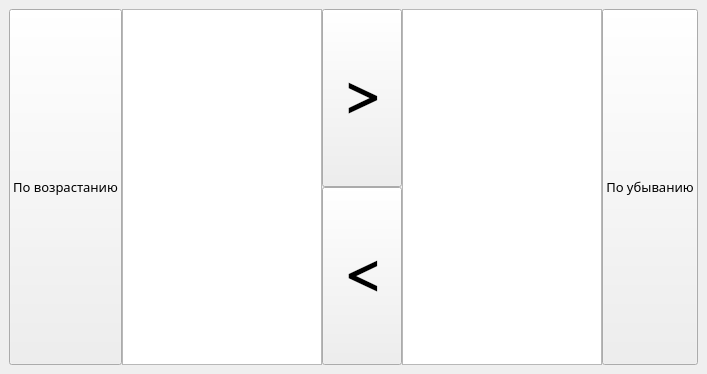
<?xml version="1.0" encoding="UTF-8"?>
<ui version="4.0">
 <class>MainWindow</class>
 <widget class="QMainWindow" name="MainWindow">
  <property name="geometry">
   <rect>
    <x>0</x>
    <y>0</y>
    <width>684</width>
    <height>374</height>
   </rect>
  </property>
  <property name="windowTitle">
   <string>ListWidget</string>
  </property>
  <widget class="QWidget" name="centralwidget">
   <layout class="QGridLayout" name="gridLayout_2">
    <item row="0" column="0">
     <layout class="QGridLayout" name="gridLayout" columnminimumwidth="0,200,0,0,0,200,0">
      <property name="sizeConstraint">
       <enum>QLayout::SetDefaultConstraint</enum>
      </property>
      <property name="spacing">
       <number>0</number>
      </property>
      <item row="1" column="1" rowspan="3">
       <widget class="QListWidget" name="WindowLeft">
        <property name="sizeIncrement">
         <size>
          <width>0</width>
          <height>0</height>
         </size>
        </property>
        <property name="selectionMode">
         <enum>QAbstractItemView::MultiSelection</enum>
        </property>
        <property name="isWrapping" stdset="0">
         <bool>false</bool>
        </property>
        <property name="resizeMode">
         <enum>QListView::Fixed</enum>
        </property>
        <property name="layoutMode">
         <enum>QListView::SinglePass</enum>
        </property>
        <property name="spacing">
         <number>0</number>
        </property>
        <property name="gridSize">
         <size>
          <width>1</width>
          <height>27</height>
         </size>
        </property>
        <property name="viewMode">
         <enum>QListView::ListMode</enum>
        </property>
        <property name="uniformItemSizes">
         <bool>false</bool>
        </property>
        <property name="batchSize">
         <number>200</number>
        </property>
        <property name="wordWrap">
         <bool>false</bool>
        </property>
       </widget>
      </item>
      <item row="2" column="3">
       <widget class="QPushButton" name="ButtonToRight">
        <property name="sizePolicy">
         <sizepolicy hsizetype="Minimum" vsizetype="Expanding">
          <horstretch>0</horstretch>
          <verstretch>0</verstretch>
         </sizepolicy>
        </property>
        <property name="font">
         <font>
          <family>Symbol</family>
          <pointsize>40</pointsize>
          <weight>75</weight>
          <bold>true</bold>
         </font>
        </property>
        <property name="text">
         <string>&gt;</string>
        </property>
       </widget>
      </item>
      <item row="3" column="2" colspan="2">
       <widget class="QPushButton" name="ButtonToLeft">
        <property name="sizePolicy">
         <sizepolicy hsizetype="Minimum" vsizetype="Expanding">
          <horstretch>0</horstretch>
          <verstretch>0</verstretch>
         </sizepolicy>
        </property>
        <property name="font">
         <font>
          <family>Symbol</family>
          <pointsize>40</pointsize>
          <weight>75</weight>
          <bold>true</bold>
         </font>
        </property>
        <property name="text">
         <string>&lt;</string>
        </property>
       </widget>
      </item>
      <item row="1" column="5" rowspan="3">
       <widget class="QListWidget" name="WindowRight">
        <property name="selectionMode">
         <enum>QAbstractItemView::MultiSelection</enum>
        </property>
        <property name="isWrapping" stdset="0">
         <bool>false</bool>
        </property>
        <property name="resizeMode">
         <enum>QListView::Fixed</enum>
        </property>
        <property name="layoutMode">
         <enum>QListView::SinglePass</enum>
        </property>
        <property name="spacing">
         <number>0</number>
        </property>
        <property name="gridSize">
         <size>
          <width>1</width>
          <height>27</height>
         </size>
        </property>
        <property name="viewMode">
         <enum>QListView::ListMode</enum>
        </property>
        <property name="uniformItemSizes">
         <bool>false</bool>
        </property>
        <property name="batchSize">
         <number>200</number>
        </property>
        <property name="wordWrap">
         <bool>false</bool>
        </property>
       </widget>
      </item>
      <item row="1" column="6" rowspan="3">
       <widget class="QPushButton" name="ButtonSortDescending">
        <property name="sizePolicy">
         <sizepolicy hsizetype="Minimum" vsizetype="Minimum">
          <horstretch>0</horstretch>
          <verstretch>0</verstretch>
         </sizepolicy>
        </property>
        <property name="font">
         <font>
          <family>Baskerville Old Face</family>
          <pointsize>10</pointsize>
         </font>
        </property>
        <property name="text">
         <string>По убыванию</string>
        </property>
        <property name="iconSize">
         <size>
          <width>30</width>
          <height>30</height>
         </size>
        </property>
       </widget>
      </item>
      <item row="1" column="0" rowspan="3">
       <widget class="QPushButton" name="ButtonSortAscending">
        <property name="sizePolicy">
         <sizepolicy hsizetype="Minimum" vsizetype="Minimum">
          <horstretch>0</horstretch>
          <verstretch>0</verstretch>
         </sizepolicy>
        </property>
        <property name="font">
         <font>
          <family>Baskerville Old Face</family>
          <pointsize>10</pointsize>
         </font>
        </property>
        <property name="text">
         <string>По возрастанию</string>
        </property>
        <property name="iconSize">
         <size>
          <width>30</width>
          <height>30</height>
         </size>
        </property>
       </widget>
      </item>
     </layout>
    </item>
   </layout>
  </widget>
  <widget class="QMenuBar" name="menubar">
   <property name="geometry">
    <rect>
     <x>0</x>
     <y>0</y>
     <width>684</width>
     <height>21</height>
    </rect>
   </property>
  </widget>
 </widget>
 <resources/>
 <connections/>
</ui>
